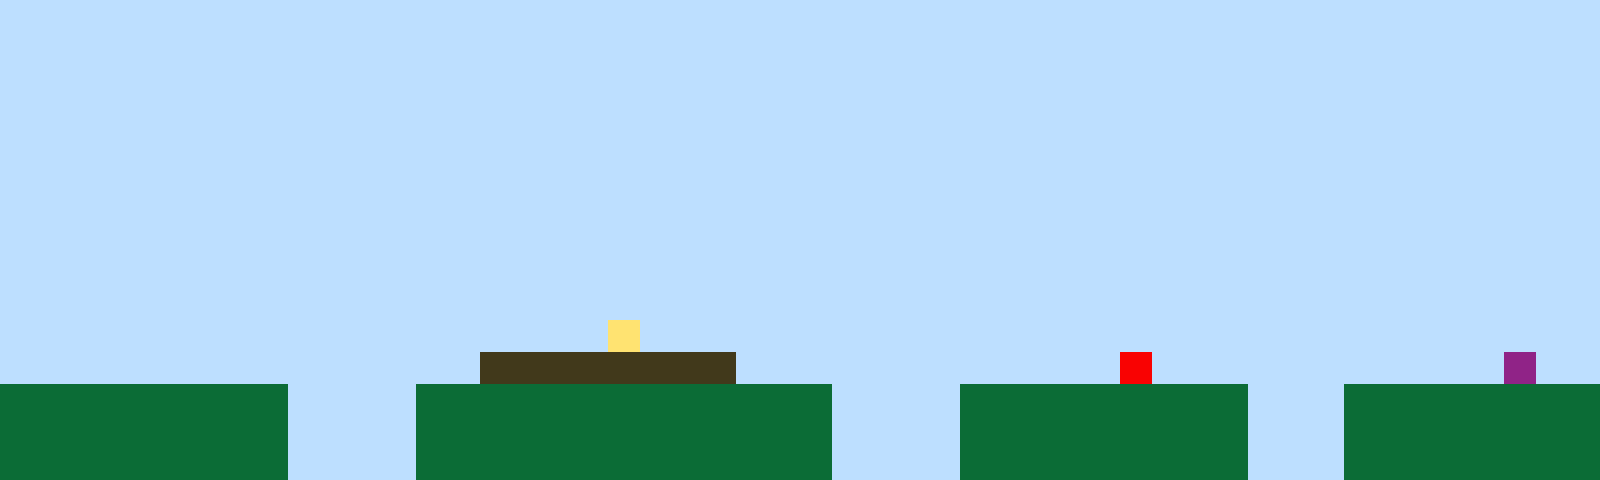

This game map was drawn from its Tiled (.tmx) file and the tilesets committed beside it. A one-line description and the full map source follow:
An orthogonal 50x15 tile map with 32x32 px tiles, 1 tile layer (Tile Layer 1).

<map version="1.10" tiledversion="1.11.2" orientation="orthogonal" renderorder="right-up" width="50" height="15" tilewidth="32" tileheight="32" infinite="0" nextlayerid="2" nextobjectid="1"><editorsettings><export target="map1.csv" format="csv" /></editorsettings><tileset firstgid="1" name="sprites" tilewidth="32" tileheight="32" tilecount="6" columns="3"><image source="sprites.png" width="96" height="64" /></tileset><layer id="1" name="Tile Layer 1" width="50" height="15"><data encoding="csv">1,1,1,1,1,1,1,1,1,1,1,1,1,1,1,1,1,1,1,1,1,1,1,1,1,1,1,1,1,1,1,1,1,1,1,1,1,1,1,1,1,1,1,1,1,1,1,1,1,1,1,1,1,1,1,1,1,1,1,1,1,1,1,1,1,1,1,1,1,1,1,1,1,1,1,1,1,1,1,1,1,1,1,1,1,1,1,1,1,1,1,1,1,1,1,1,1,1,1,1,1,1,1,1,1,1,1,1,1,1,1,1,1,1,1,1,1,1,1,1,1,1,1,1,1,1,1,1,1,1,1,1,1,1,1,1,1,1,1,1,1,1,1,1,1,1,1,1,1,1,1,1,1,1,1,1,1,1,1,1,1,1,1,1,1,1,1,1,1,1,1,1,1,1,1,1,1,1,1,1,1,1,1,1,1,1,1,1,1,1,1,1,1,1,1,1,1,1,1,1,1,1,1,1,1,1,1,1,1,1,1,1,1,1,1,1,1,1,1,1,1,1,1,1,1,1,1,1,1,1,1,1,1,1,1,1,1,1,1,1,1,1,1,1,1,1,1,1,1,1,1,1,1,1,1,1,1,1,1,1,1,1,1,1,1,1,1,1,1,1,1,1,1,1,1,1,1,1,1,1,1,1,1,1,1,1,1,1,1,1,1,1,1,1,1,1,1,1,1,1,1,1,1,1,1,1,1,1,1,1,1,1,1,1,1,1,1,1,1,1,1,1,1,1,1,1,1,1,1,1,1,1,1,1,1,1,1,1,1,1,1,1,1,1,1,1,1,1,1,1,1,1,1,1,1,1,1,1,1,1,1,1,1,1,1,1,1,1,1,1,1,1,1,1,1,1,1,1,1,1,1,1,1,1,1,1,1,1,1,1,1,1,1,1,1,1,1,1,1,1,1,1,1,1,1,1,1,1,1,1,1,1,1,1,1,1,1,1,1,1,1,1,1,1,1,1,1,1,1,1,1,1,1,1,1,1,1,1,1,1,1,1,1,1,1,1,1,1,1,1,1,1,1,1,1,1,1,1,1,1,1,1,1,1,1,1,1,1,1,1,1,1,1,1,1,1,1,1,1,1,1,1,1,1,1,1,1,1,1,1,1,1,1,1,1,1,1,1,1,1,1,1,1,1,1,1,1,1,1,1,1,1,1,1,1,1,1,1,1,4,1,1,1,1,1,1,1,1,1,1,1,1,1,1,1,1,1,1,1,1,1,1,1,1,1,1,1,1,1,1,1,1,1,1,1,1,1,1,1,1,1,1,1,1,1,3,3,3,3,3,3,3,3,1,1,1,1,1,1,1,1,1,1,1,1,5,1,1,1,1,1,1,1,1,1,1,1,6,1,1,2,2,2,2,2,2,2,2,2,1,1,1,1,2,2,2,2,2,2,2,2,2,2,2,2,2,1,1,1,1,2,2,2,2,2,2,2,2,2,1,1,1,2,2,2,2,2,2,2,2,2,2,2,2,2,2,2,2,2,1,1,1,1,2,2,2,2,2,2,2,2,2,2,2,2,2,1,1,1,1,2,2,2,2,2,2,2,2,2,1,1,1,2,2,2,2,2,2,2,2,2,2,2,2,2,2,2,2,2,1,1,1,1,2,2,2,2,2,2,2,2,2,2,2,2,2,1,1,1,1,2,2,2,2,2,2,2,2,2,1,1,1,2,2,2,2,2,2,2,2</data></layer></map>
